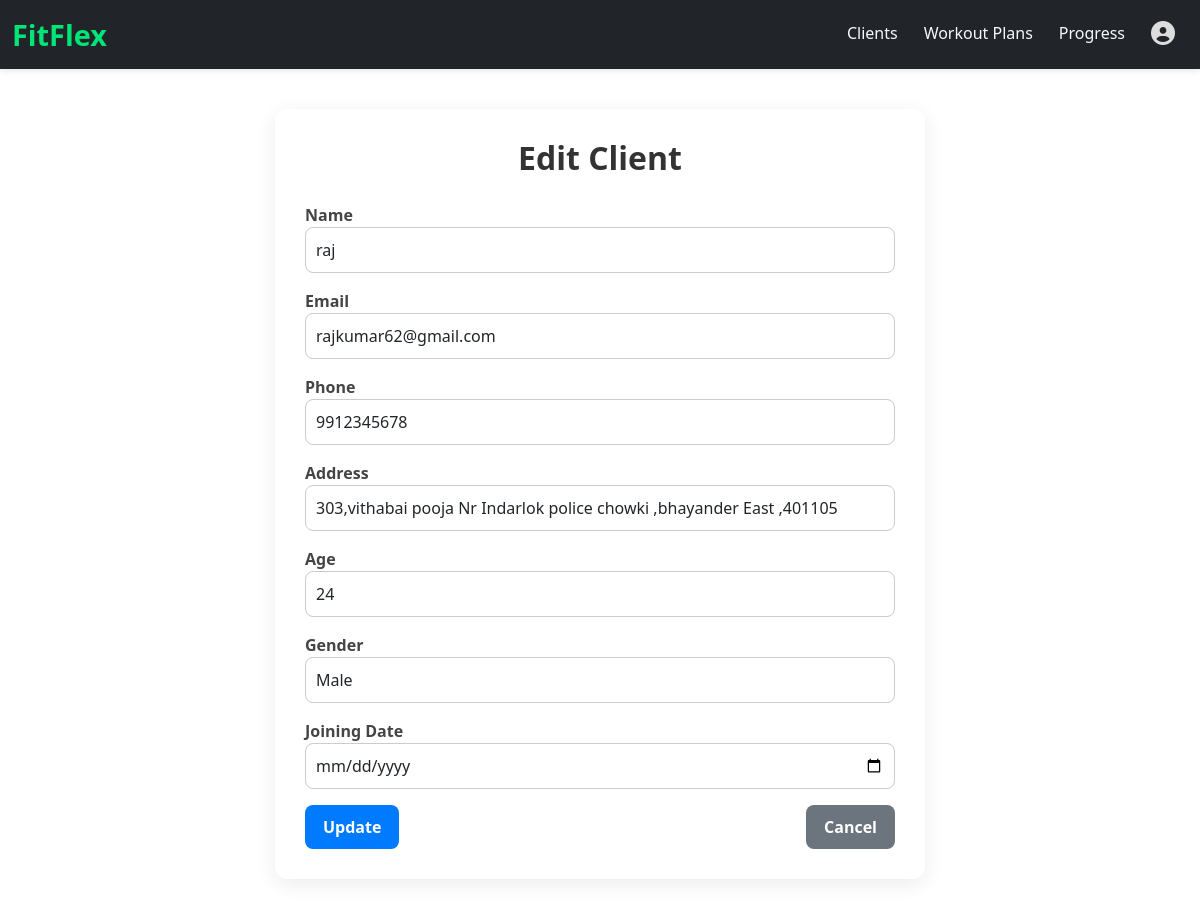
Screenshot of /client/edit/3/ with the database file from the repository.
### base/models.py (models this page shows, shortened)
class client(models.Model):
    name = models.CharField(max_length=100)
    email = models.EmailField(max_length=100)
    phone = models.CharField(max_length=20)
    address = models.CharField(max_length=200)
    GENDER_CHOICES = [
        ('M', 'Male'),
        ('F', 'Female'),
        ('Other', 'Other'),
    ]
    gender = models.CharField(max_length=10, choices=GENDER_CHOICES)
    age = models.IntegerField()
    joining_date = models.DateField()
    due_date = models.DateField(null=True, blank=True)  # NEW FIELD

### base/views.py (the view, shortened to what this page needs)
# urls.py: path('client/edit/<int:id>/', views.edit_client, name='edit_client'),
def edit_client(request, id):
    c = get_object_or_404(client, id=id)
    return render(request, 'clients/edit.html', {'client': c})

### templates/clients/edit.html (shortened to what this page needs)
{% extends 'main.html' %}
{% block content %}
<div class="edit-client-container">
    <h2>Edit Client</h2>
    <form method="post">{% csrf_token %}
        <div class="mb-3">
            <label>Name</label>
            <input type="text" name="name" value="{{ client.name }}" class="form-control" required>
        </div>
        <div class="mb-3">
            <label>Email</label>
            <input type="email" name="email" value="{{ client.email }}" class="form-control" required>
        </div>
        <div class="mb-3">
            <label>Phone</label>
            <input type="text" name="phone" value="{{ client.phone }}" class="form-control" required>
        </div>
        <div class="mb-3">
            <label>Address</label>
            <input type="text" name="address" value="{{ client.address }}" class="form-control">
        </div>
        <div class="mb-3">
            <label>Age</label>
            <input type="number" name="age" value="{{ client.age }}" class="form-control" required>
        </div>
        <div class="mb-3">
            <label>Gender</label>
            <select name="gender" class="form-control">
                <option value="M" {% if client.gender == 'M' %}selected{% endif %}>Male</option>
            </select>
        </div>
        <div class="mb-3">
            <label>Joining Date</label>
            <input type="date" name="joining_date" value="{{ client.joining_date }}" class="form-control">
        </div>
        <div class="d-flex justify-content-between">
            <button type="submit" class="btn btn-primary">Update</button>
            <a href="{% url 'client_list' %}" class="btn btn-secondary">Cancel</a>
        </div>
    </form>
</div>
{% endblock %}

### templates/clients/edit.html (style rules this page uses)
.edit-client-container { max-width: 650px; margin: 40px auto; background: #fff; padding: 30px; border-radius: 12px; box-shadow: 0 5px 20px rgba(0,0,0,0.08); }
.edit-client-container h2 { font-weight: 700; color: #333; margin-bottom: 25px; text-align: center; }
label { font-weight: 600; color: #444; }
.form-control { border-radius: 8px; padding: 10px; border: 1px solid #ccc; transition: 0.3s; }
.btn { padding: 10px 18px; font-weight: 600; border-radius: 8px; }
.btn-primary { background: #007bff; border: none; }
.btn-secondary { background: #6c757d; border: none; }

### rows the page displays
client: name "raj", email "rajkumar62@gmail.com", phone "9912345678", address "303,vithabai pooja Nr Indarlok police chowki ,bhayander East ,401105", age "24", gender "Male"
